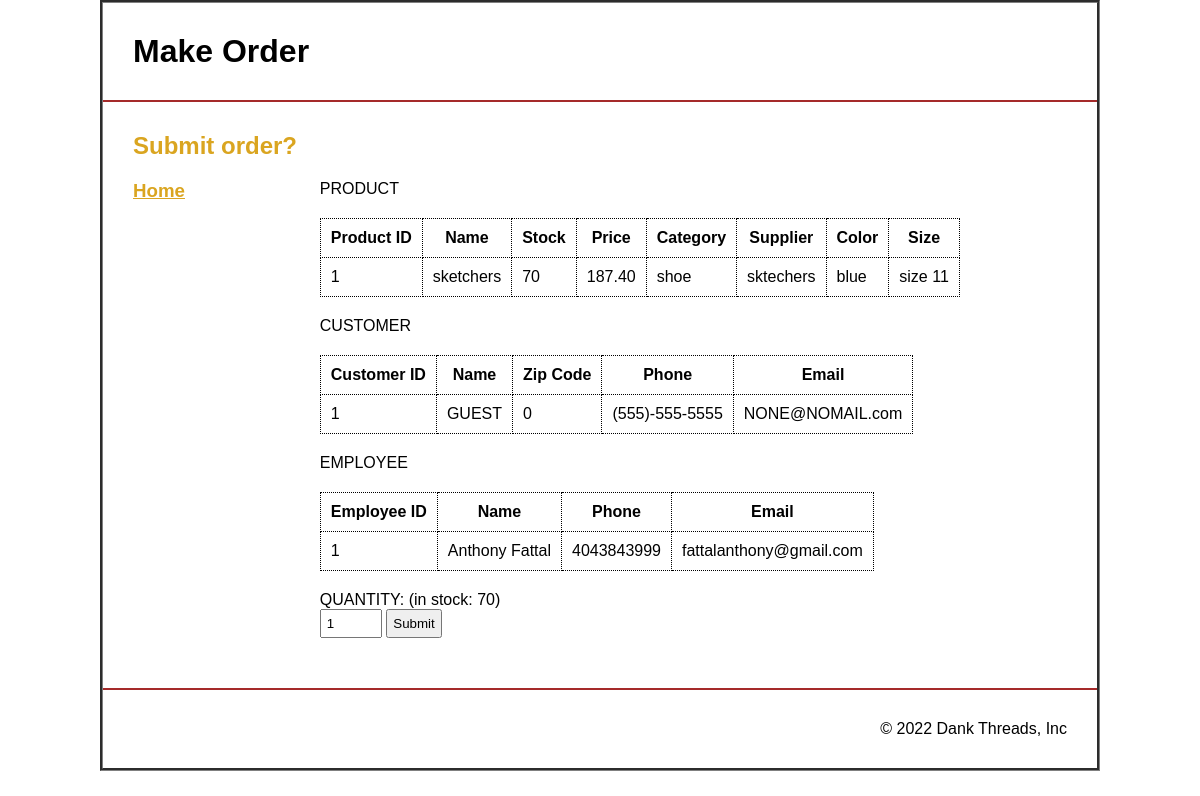
The page /placeorder.php?eid=1&cid=1&pid=1 on the database its author committed.
### tables this page shows
CREATE TABLE `products` (
  `pid` int(11) NOT NULL,
  `pname` varchar(255) NOT NULL,
  `stock` int(11) NOT NULL,
  `price` decimal(10,2) NOT NULL,
  `category` varchar(255) NOT NULL,
  `sid` int(255) NOT NULL,
  `color` varchar(255) NOT NULL,
  `psize` varchar(255) NOT NULL
);

CREATE TABLE `suppliers` (
  `sid` int(11) NOT NULL,
  `sname` varchar(250) NOT NULL
);

CREATE TABLE `customers` (
  `cid` int(11) NOT NULL,
  `cname` varchar(255) NOT NULL,
  `zip` int(11) NOT NULL,
  `phone_number` varchar(255) NOT NULL,
  `email` varchar(255) NOT NULL
);

CREATE TABLE `employees` (
  `eid` int(11) NOT NULL,
  `ename` varchar(255) NOT NULL,
  `phone_number` varchar(50) NOT NULL,
  `email` varchar(250) NOT NULL
);

### producttable.php (the view)
<?php
$sql3 = "SELECT *, suppliers.sname FROM `products` inner join suppliers where products.sid=suppliers.sid and pid=".$_REQUEST["pid"].";";
$result3 = mysqli_query($conn,$sql3);
$row3 = mysqli_fetch_assoc($result3);
echo '
<table class="list">
    <tr>
        <th>Product ID</th>
        <th>Name</th>
        <th>Stock</th>
        <th>Price</th>
        <th>Category</th>
        <th>Supplier</th>
        <th>Color</th>
        <th>Size</th>
    </tr>
    <tr>
        <td>'.$row3['pid'].'</td>
        <td>'.$row3['pname'].'</td>
        <td>'.$row3['stock'].'</td>
        <td>'.$row3['price'].'</td>
        <td>'.$row3['category'].'</td>
        <td>'.$row3['sname'].'</td>
        <td>'.$row3['color'].'</td>
        <td>'.$row3['psize'].'</td>
    </tr>
</table>';
?>

### placeorder.php (shortened to what this page needs)
<?php
include('db_conn.php');
?>
<!DOCTYPE html>
<html lang="en">
<head>
    <link rel="stylesheet" href="style.css">
</head>
<body>
    <header>
        <h1>
            Make Order
        </h1>
    </header>
    <main>
        <h2 class="page_title">
            Submit order?
        </h2>
        <div class="flex">
            <aside class="left">
                <h3 class="title"><a href="index.php">Home</a></h3>
            </aside>
            <aside class="right">
                PRODUCT
                <?php include('producttable.php'); ?>
                CUSTOMER
                <?php include('customertable.php'); ?>
                EMPLOYEE
                <?php include('employeetable.php'); ?>
                QUANTITY:
                (in stock: <?php echo $row3['stock']; ?>)
                <form method="post">
                    <input type="number" value="1" min="0" max = "<?php echo $row3['stock']; ?>" step="1" name="amount">
                    <button type="submit" name="submitamount">Submit</button>
                </form>
            </aside>
        </div>
    </main>
    <footer>
        <p>&copy; 2022 Dank Threads, Inc</p>
    </footer>
</body>
</html>

### customertable.php
<?php
$sql4 = "SELECT * FROM `customers` where cid=".$_REQUEST["cid"].";";
$result4 = mysqli_query($conn,$sql4);
$row4 = mysqli_fetch_assoc($result4);
echo '
<table class="list">
    <tr>
        <th>Customer ID</th>
        <th>Name</th>
        <th>Zip Code</th>
        <th>Phone</th>
        <th>Email</th>
    </tr>
    <tr>
        <td>'.$row4['cid'].'</td>
        <td>'.$row4['cname'].'</td>
        <td>'.$row4['zip'].'</td>
        <td>'.$row4['phone_number'].'</td>
        <td>'.$row4['email'].'</td>
    </tr>
</table>';
?>

### employeetable.php
<?php
$sql5 = "SELECT * FROM `employees` where eid=".$_REQUEST["eid"].";";
$result5 = mysqli_query($conn,$sql5);
$row5 = mysqli_fetch_assoc($result5);
echo '
<table class="list">
    <tr>
        <th>Employee ID</th>
        <th>Name</th>
        <th>Phone</th>
        <th>Email</th>
    </tr>
    <tr>
        <td>'.$row5['eid'].'</td>
        <td>'.$row5['ename'].'</td>
        <td>'.$row5['phone_number'].'</td>
        <td>'.$row5['email'].'</td>
    </tr>
</table>';
?>

### style.css (style rules this page uses)
* { margin: 0; padding: 0; box-sizing: border-box; font-family: sans-serif; }
body { border: 3px groove grey; max-width: 1000px; margin-left: auto; margin-right: auto; }
header { padding: 30px; border-bottom: 2px solid brown; }
main { padding: 30px; }
.flex { display: flex; flex-direction: row; flex-wrap: nowrap; padding: 20px 0; }
.page_title { color: goldenrod; }
.title a { color: inherit !important; }
.title { margin-bottom: 10px; color: goldenrod; }
.left { width: 20%; }
.right { width: 80%; }
table.list { border: 2px gray groove; margin: 20px 0; }
table { margin: 20px 0; }
table.list, .list th, .list td { padding: 10px; border: 1px dotted; border-collapse: collapse; }
th, td { padding: 10px; }
input, select { padding: 5px; }
button { padding: 5px; }
main a { font-weight: 600; }
footer { padding: 30px; text-align: right; border-top: 2px solid brown; }

### rows shown on the page
products: pid "1", pname "sketchers", stock "70", price "187.40", category "shoe", sid.sname "sktechers", color "blue", psize "size 11"
customers: cid "1", cname "GUEST", zip "0", phone_number "(555)-555-5555", email "NONE@NOMAIL.com"
employees: eid "1", ename "Anthony Fattal", phone_number "4043843999", email "fattalanthony@gmail.com"
